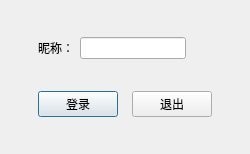
<?xml version="1.0" encoding="UTF-8"?>
<ui version="4.0">
 <class>LoginInfer</class>
 <widget class="QDialog" name="LoginInfer">
  <property name="geometry">
   <rect>
    <x>0</x>
    <y>0</y>
    <width>250</width>
    <height>154</height>
   </rect>
  </property>
  <property name="windowTitle">
   <string>LoginInfer</string>
  </property>
  <layout class="QVBoxLayout" name="verticalLayout">
   <item>
    <layout class="QHBoxLayout" name="horizontalLayout" stretch="1,1,4,2">
     <item>
      <spacer name="horizontalSpacer_4">
       <property name="orientation">
        <enum>Qt::Horizontal</enum>
       </property>
       <property name="sizeHint" stdset="0">
        <size>
         <width>40</width>
         <height>20</height>
        </size>
       </property>
      </spacer>
     </item>
     <item>
      <widget class="QLabel" name="nameLable">
       <property name="text">
        <string>昵称：</string>
       </property>
      </widget>
     </item>
     <item>
      <widget class="QLineEdit" name="nameInput"/>
     </item>
     <item>
      <spacer name="horizontalSpacer_5">
       <property name="orientation">
        <enum>Qt::Horizontal</enum>
       </property>
       <property name="sizeHint" stdset="0">
        <size>
         <width>40</width>
         <height>20</height>
        </size>
       </property>
      </spacer>
     </item>
    </layout>
   </item>
   <item>
    <layout class="QHBoxLayout" name="horizontalLayout_2" stretch="3,2,1,2,3">
     <item>
      <spacer name="horizontalSpacer_2">
       <property name="orientation">
        <enum>Qt::Horizontal</enum>
       </property>
       <property name="sizeHint" stdset="0">
        <size>
         <width>40</width>
         <height>20</height>
        </size>
       </property>
      </spacer>
     </item>
     <item>
      <widget class="QPushButton" name="loginBtn">
       <property name="text">
        <string>登录</string>
       </property>
      </widget>
     </item>
     <item>
      <spacer name="horizontalSpacer">
       <property name="orientation">
        <enum>Qt::Horizontal</enum>
       </property>
       <property name="sizeHint" stdset="0">
        <size>
         <width>40</width>
         <height>20</height>
        </size>
       </property>
      </spacer>
     </item>
     <item>
      <widget class="QPushButton" name="exitBtn">
       <property name="text">
        <string>退出</string>
       </property>
      </widget>
     </item>
     <item>
      <spacer name="horizontalSpacer_3">
       <property name="orientation">
        <enum>Qt::Horizontal</enum>
       </property>
       <property name="sizeHint" stdset="0">
        <size>
         <width>40</width>
         <height>20</height>
        </size>
       </property>
      </spacer>
     </item>
    </layout>
   </item>
  </layout>
 </widget>
 <layoutdefault spacing="6" margin="11"/>
 <resources/>
 <connections/>
</ui>
